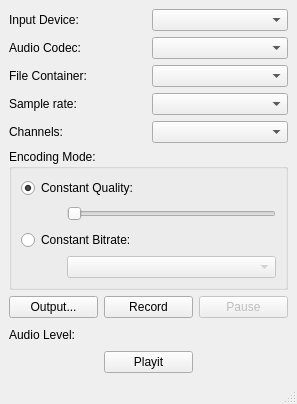
<?xml version="1.0" encoding="UTF-8"?>
<ui version="4.0">
 <class>AudioRecorder</class>
 <widget class="QMainWindow" name="AudioRecorder">
  <property name="geometry">
   <rect>
    <x>0</x>
    <y>0</y>
    <width>297</width>
    <height>404</height>
   </rect>
  </property>
  <property name="windowTitle">
   <string>MainWindow</string>
  </property>
  <widget class="QWidget" name="centralwidget">
   <layout class="QGridLayout" name="gridLayout_3">
    <item row="1" column="0" colspan="3">
     <widget class="QGroupBox" name="groupBox">
      <property name="title">
       <string>Encoding Mode:</string>
      </property>
      <layout class="QGridLayout" name="gridLayout">
       <item row="0" column="0" colspan="2">
        <widget class="QRadioButton" name="constantQualityRadioButton">
         <property name="text">
          <string>Constant Quality:</string>
         </property>
         <property name="checked">
          <bool>true</bool>
         </property>
        </widget>
       </item>
       <item row="1" column="0">
        <spacer name="horizontalSpacer_2">
         <property name="orientation">
          <enum>Qt::Horizontal</enum>
         </property>
         <property name="sizeType">
          <enum>QSizePolicy::Fixed</enum>
         </property>
         <property name="sizeHint" stdset="0">
          <size>
           <width>40</width>
           <height>20</height>
          </size>
         </property>
        </spacer>
       </item>
       <item row="1" column="1">
        <widget class="QSlider" name="qualitySlider">
         <property name="orientation">
          <enum>Qt::Horizontal</enum>
         </property>
        </widget>
       </item>
       <item row="2" column="0" colspan="2">
        <widget class="QRadioButton" name="constantBitrateRadioButton">
         <property name="text">
          <string>Constant Bitrate:</string>
         </property>
        </widget>
       </item>
       <item row="3" column="0">
        <spacer name="horizontalSpacer">
         <property name="orientation">
          <enum>Qt::Horizontal</enum>
         </property>
         <property name="sizeType">
          <enum>QSizePolicy::Fixed</enum>
         </property>
         <property name="sizeHint" stdset="0">
          <size>
           <width>40</width>
           <height>20</height>
          </size>
         </property>
        </spacer>
       </item>
       <item row="3" column="1">
        <widget class="QComboBox" name="bitrateBox">
         <property name="enabled">
          <bool>false</bool>
         </property>
        </widget>
       </item>
      </layout>
     </widget>
    </item>
    <item row="2" column="0">
     <widget class="QPushButton" name="outputButton">
      <property name="text">
       <string>Output...</string>
      </property>
     </widget>
    </item>
    <item row="2" column="1">
     <widget class="QPushButton" name="recordButton">
      <property name="text">
       <string>Record</string>
      </property>
     </widget>
    </item>
    <item row="2" column="2">
     <widget class="QPushButton" name="pauseButton">
      <property name="enabled">
       <bool>false</bool>
      </property>
      <property name="text">
       <string>Pause</string>
      </property>
     </widget>
    </item>
    <item row="3" column="0">
     <widget class="QLabel" name="levelLabel">
      <property name="text">
       <string>Audio Level:</string>
      </property>
     </widget>
    </item>
    <item row="3" column="1" colspan="2">
     <layout class="QVBoxLayout" name="levelsLayout"/>
    </item>
    <item row="0" column="0" colspan="3">
     <layout class="QGridLayout" name="gridLayout_2">
      <item row="3" column="0">
       <widget class="QLabel" name="label_4">
        <property name="text">
         <string>Sample rate:</string>
        </property>
       </widget>
      </item>
      <item row="0" column="1">
       <widget class="QComboBox" name="audioDeviceBox"/>
      </item>
      <item row="1" column="0">
       <widget class="QLabel" name="label_2">
        <property name="text">
         <string>Audio Codec:</string>
        </property>
       </widget>
      </item>
      <item row="0" column="0">
       <widget class="QLabel" name="label">
        <property name="text">
         <string>Input Device:</string>
        </property>
       </widget>
      </item>
      <item row="2" column="0">
       <widget class="QLabel" name="label_3">
        <property name="text">
         <string>File Container:</string>
        </property>
       </widget>
      </item>
      <item row="2" column="1">
       <widget class="QComboBox" name="containerBox"/>
      </item>
      <item row="3" column="1">
       <widget class="QComboBox" name="sampleRateBox"/>
      </item>
      <item row="1" column="1">
       <widget class="QComboBox" name="audioCodecBox"/>
      </item>
      <item row="4" column="0">
       <widget class="QLabel" name="label_5">
        <property name="text">
         <string>Channels:</string>
        </property>
       </widget>
      </item>
      <item row="4" column="1">
       <widget class="QComboBox" name="channelsBox"/>
      </item>
     </layout>
    </item>
    <item row="4" column="1">
     <widget class="QPushButton" name="playitbutton">
      <property name="text">
       <string>Playit</string>
      </property>
     </widget>
    </item>
   </layout>
  </widget>
  <widget class="QStatusBar" name="statusbar"/>
 </widget>
 <resources/>
 <connections>
  <connection>
   <sender>constantQualityRadioButton</sender>
   <signal>toggled(bool)</signal>
   <receiver>qualitySlider</receiver>
   <slot>setEnabled(bool)</slot>
   <hints>
    <hint type="sourcelabel">
     <x>113</x>
     <y>197</y>
    </hint>
    <hint type="destinationlabel">
     <x>115</x>
     <y>223</y>
    </hint>
   </hints>
  </connection>
  <connection>
   <sender>constantBitrateRadioButton</sender>
   <signal>toggled(bool)</signal>
   <receiver>bitrateBox</receiver>
   <slot>setEnabled(bool)</slot>
   <hints>
    <hint type="sourcelabel">
     <x>173</x>
     <y>259</y>
    </hint>
    <hint type="destinationlabel">
     <x>190</x>
     <y>291</y>
    </hint>
   </hints>
  </connection>
  <connection>
   <sender>outputButton</sender>
   <signal>clicked()</signal>
   <receiver>AudioRecorder</receiver>
   <slot>setOutputLocation()</slot>
   <hints>
    <hint type="sourcelabel">
     <x>46</x>
     <y>340</y>
    </hint>
    <hint type="destinationlabel">
     <x>6</x>
     <y>302</y>
    </hint>
   </hints>
  </connection>
  <connection>
   <sender>recordButton</sender>
   <signal>clicked()</signal>
   <receiver>AudioRecorder</receiver>
   <slot>toggleRecord()</slot>
   <hints>
    <hint type="sourcelabel">
     <x>191</x>
     <y>340</y>
    </hint>
    <hint type="destinationlabel">
     <x>113</x>
     <y>317</y>
    </hint>
   </hints>
  </connection>
  <connection>
   <sender>pauseButton</sender>
   <signal>clicked()</signal>
   <receiver>AudioRecorder</receiver>
   <slot>togglePause()</slot>
   <hints>
    <hint type="sourcelabel">
     <x>252</x>
     <y>334</y>
    </hint>
    <hint type="destinationlabel">
     <x>258</x>
     <y>346</y>
    </hint>
   </hints>
  </connection>
 </connections>
 <slots>
  <slot>setOutputLocation()</slot>
  <slot>toggleRecord()</slot>
  <slot>togglePause()</slot>
 </slots>
</ui>
